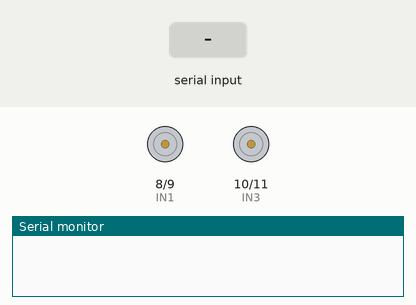
This sketch was run on a simulated Arduino Uno, built with avr-gcc and run on an emulated ATmega328P. Shown: motor-driver pin pairs drawn as motors (green arrow = first pin HIGH = forward, orange = second pin HIGH = backward, longer = more drive, scaled by the enable pin), the last lines printed to the serial monitor. The inputs (shaded band) are chosen by the test bench.

Above: at 1.2 s.
1.3 s: "F" received over the second serial link
At 1.7 s:
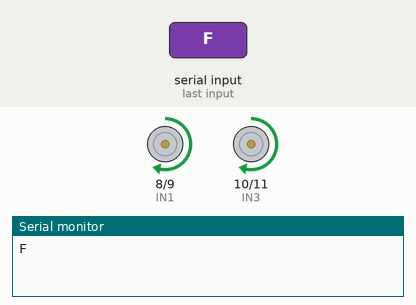
2.8 s: "B" received over the second serial link
At 4.0 s:
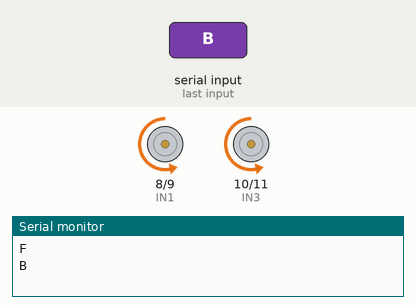
4.3 s: "L" received over the second serial link
At 5.2 s:
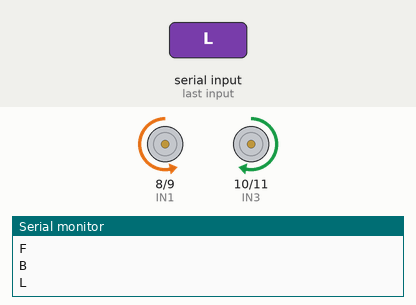
5.8 s: "R" received over the second serial link
At 6.3 s:
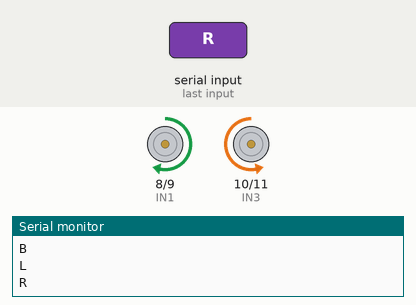
Timing chart, 0 to 8.3 s (numbered marks = the images above; inputs shaded):
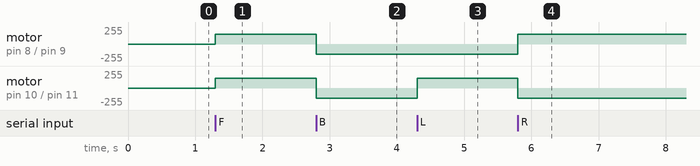

Measured:
- after the input at 1.3 s, motor on pin 8 (IN1) / pin 9 (IN2), motor on pin 10 (IN3) / pin 11 (IN4): stopped → forward 150/255 at once
- after the input at 2.8 s, motor on pin 8 (IN1) / pin 9 (IN2), motor on pin 10 (IN3) / pin 11 (IN4): forward 150/255 → backward 150/255 at once
- after the input at 4.3 s, motor on pin 10 (IN3) / pin 11 (IN4): backward 150/255 → forward 150/255 at once
- after the input at 5.8 s, motor on pin 8 (IN1) / pin 9 (IN2): backward 150/255 → forward 150/255 at once; motor on pin 10 (IN3) / pin 11 (IN4): forward 150/255 → backward 150/255 at once

The sketch:

main.ino
```cpp
// Definiciones de pines
#define BT_RX 2  // Pin RX del HC-05 al pin 2 (TX del Arduino)
#define BT_TX 3  // Pin TX del HC-05 al pin 3 (RX del Arduino)

// Pines del motor (Definir pines correctos segun conexionado)
#define IN1 8
#define IN2 9
#define IN3 10
#define IN4 11
#define ENA 5
#define ENB 6

// Librerías
#include <SoftwareSerial.h>

// Creación de objetos
SoftwareSerial btSerial(BT_RX, BT_TX); // Crea el objeto SoftwareSerial

// Variables globales
int velocidadMotor = 150; // Velocidad inicial (0-255)
char comando;             // Almacena el comando recibido

// Función de configuración (se ejecuta una vez al inicio)
void setup() {
  Serial.begin(9600);   // Comunicación serial con la computadora (opcional)
  btSerial.begin(9600); // Comunicación serial con el Bluetooth

  // Configura los pines del motor como salidas
  pinMode(IN1, OUTPUT);
  pinMode(IN2, OUTPUT);
  pinMode(IN3, OUTPUT);
  pinMode(IN4, OUTPUT);
  pinMode(ENA, OUTPUT);
  pinMode(ENB, OUTPUT);

  analogWrite(ENA, velocidadMotor);  // Estable velocidad inicial
  analogWrite(ENB, velocidadMotor);
}

// Función principal (se ejecuta repetidamente)
void loop() {
  // Revisa si hay datos desde Bluetooth
  if (btSerial.available() > 0) {
    comando = btSerial.read(); // Lee el comando
    Serial.println(comando);    // Imprime el comando (para depuración)

    // Interpreta el comando
    switch (comando) {
      case 'F':
        avanzar();
        break;
      case 'B':
        retroceder();
        break;
      case 'L':
        girarIzquierda();
        break;
      case 'R':
        girarDerecha();
        break;
      case 'S':
        detener();
        break;
        // Podrías añadir case 'V': para cambiar la velocidad y luego leer otro caracter.
    }
  }
}

// Funciones para controlar los motores
void avanzar() {
  digitalWrite(IN1, HIGH);
  digitalWrite(IN2, LOW);
  digitalWrite(IN3, HIGH);
  digitalWrite(IN4, LOW);
}

void retroceder() {
  digitalWrite(IN1, LOW);
  digitalWrite(IN2, HIGH);
  digitalWrite(IN3, LOW);
  digitalWrite(IN4, HIGH);
}

void girarIzquierda() {
  digitalWrite(IN1, LOW);
  digitalWrite(IN2, HIGH);
  digitalWrite(IN3, HIGH);
  digitalWrite(IN4, LOW);
}

void girarDerecha() {
  digitalWrite(IN1, HIGH);
  digitalWrite(IN2, LOW);
  digitalWrite(IN3, LOW);
  digitalWrite(IN4, HIGH);
}

void detener() {
  digitalWrite(IN1, LOW);
  digitalWrite(IN2, LOW);
  digitalWrite(IN3, LOW);
  digitalWrite(IN4, LOW);
}
```
